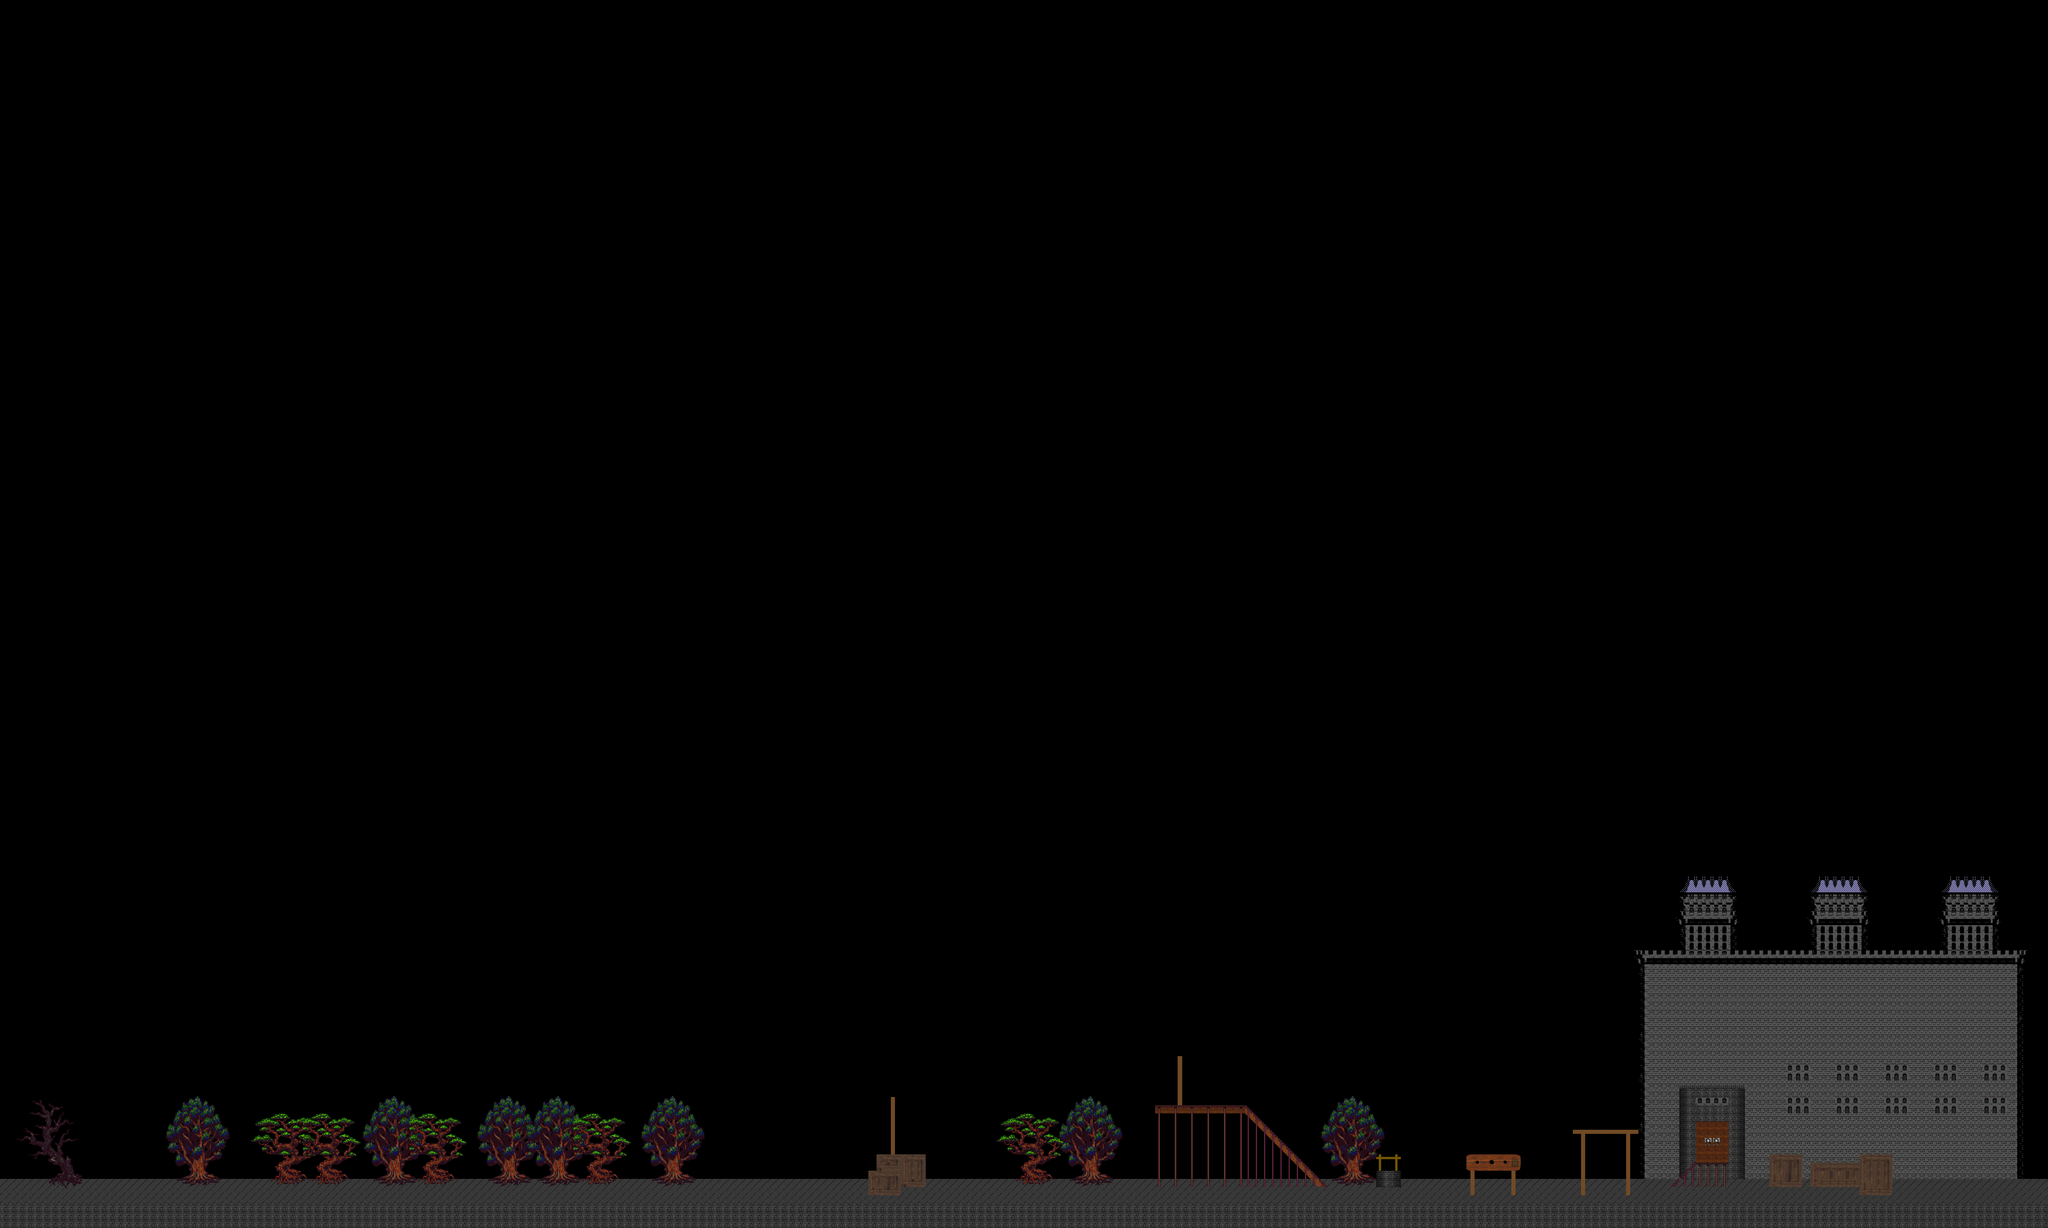

This game map was drawn from its Tiled (.tmx) file and the tilesets committed beside it. A one-line description and the trimmed map source follow:
An orthogonal 250x150 tile map with 32x32 px tiles, 8 tile layers (backbackground, back128, background, uninteractable, ...), 4 tilesets and 1 object.

<map version="1.0" orientation="orthogonal" renderorder="right-down" width="250" height="150" tilewidth="32" tileheight="32" nextobjectid="2">
 <tileset firstgid="1" name="tiles32" tilewidth="32" tileheight="32" tilecount="256">
  <image source="level.png" width="1024" height="256" />
  <tile id="4">
   <properties>
    <property name="type" value="STAIRS" />
   </properties>
  </tile>
  <tile id="5">
   <properties>
    <property name="type" value="STAIRS" />
   </properties>
  </tile>
  <tile id="43">
   <properties>
    <property name="smokegen" value="" />
   </properties>
  </tile>
  <tile id="128">
   <properties>
    <property name="type" value="STAIRS" />
   </properties>
  </tile>
  <tile id="129">
   <properties>
    <property name="type" value="STAIRS" />
   </properties>
  </tile>
 </tileset>
 <tileset firstgid="257" name="tilesBG" tilewidth="128" tileheight="128" tilecount="256">
  <image source="level800.png" width="2048" height="2048" />
 </tileset>
 <tileset firstgid="513" name="tiles128" tilewidth="128" tileheight="128" tilecount="128">
  <image source="level128.png" width="1024" height="2048" />
 </tileset>
 <tileset firstgid="641" name="plattoon" tilewidth="32" tileheight="32" tilecount="672">
  <image source="plattoon.png" width="1024" height="686" />
  <tile id="189">
   <properties>
    <property name="type" value="LEFTSTAIRS" />
   </properties>
  </tile>
  <tile id="190">
   <properties>
    <property name="type" value="LEFTSTAIRS" />
   </properties>
  </tile>
 </tileset>
 <layer name="backbackground" width="250" height="150">
  <properties>
   <property name="bg" value="" />
  </properties>
  <data>[37500 cells, 479 non-empty, 5 distinct tile ids]</data>
 </layer>
 <layer name="back128" width="250" height="150">
  <properties>
   <property name="128" value="" />
  </properties>
  <data>[37500 cells, 97 non-empty, 24 distinct tile ids]</data>
 </layer>
 <layer name="background" width="250" height="150">
  <data>[37500 cells, 1415 non-empty, 43 distinct tile ids]</data>
 </layer>
 <layer name="uninteractable" width="250" height="150">
  <data>[37500 cells, 1018 non-empty, 31 distinct tile ids]</data>
 </layer>
 <layer name="platforms" width="250" height="150">
  <properties>
   <property name="PLATFORMS" value="" />
   <property name="collide" value="" />
  </properties>
  <data>[37500 cells, 312 non-empty, 4 distinct tile ids]</data>
 </layer>
 <layer name="stairs" width="250" height="150">
  <data>[37500 cells, 26 non-empty, 5 distinct tile ids]</data>
 </layer>
 <layer name="walls" width="250" height="150">
  <properties>
   <property name="WALLS" value="" />
   <property name="collide" value="" />
   <property name="player" value="" />
  </properties>
  <data>[37500 cells, 6 non-empty, 3 distinct tile ids]</data>
 </layer>
 <layer name="foreground" width="250" height="150">
  <data>[37500 cells, 96 non-empty, 8 distinct tile ids]</data>
 </layer>
 <objectgroup name="DOORS">
  <properties>
   <property name="DOORS" value="" />
   <property name="collide" value="" />
  </properties>
  <object id="1" x="6621.46" y="4381.12" width="128.755" height="161.373">
   <properties>
    <property name="exitX" value="1111" />
    <property name="exitY" value="384" />
   </properties>
  </object>
 </objectgroup>
</map>
